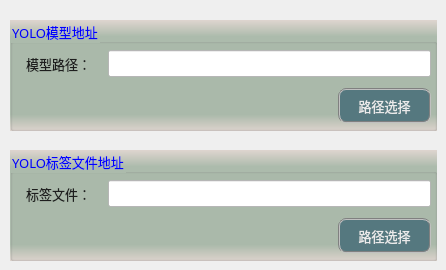
     <widget class="QWidget" name="tab_3">
      <attribute name="title">
       <string>YOLO属性</string>
      </attribute>
      <widget class="QGroupBox" name="groupImage_2">
       <property name="geometry">
        <rect>
         <x>10</x>
         <y>20</y>
         <width>427</width>
         <height>111</height>
        </rect>
       </property>
       <property name="font">
        <font>
         <family>微软雅黑</family>
         <pointsize>10</pointsize>
        </font>
       </property>
       <property name="styleSheet">
        <string notr="true">background-color: qlineargradient(x1:0, y1:0, x2:0, y2:1, stop:0 #dfd5cf, stop: 0.15 #acbbac, stop: 0.85 #acbbac,stop:1 #dfd5cf);
color: rgb(0, 0, 255);</string>
       </property>
       <property name="title">
        <string>YOLO模型地址</string>
       </property>
       <widget class="QLabel" name="label_8">
        <property name="geometry">
         <rect>
          <x>16</x>
          <y>34</y>
          <width>85</width>
          <height>19</height>
         </rect>
        </property>
        <property name="font">
         <font>
          <family>微软雅黑</family>
          <pointsize>10</pointsize>
         </font>
        </property>
        <property name="styleSheet">
         <string notr="true">color: rgb(30, 30, 30);
background: transparent;</string>
        </property>
        <property name="text">
         <string>模型路径：</string>
        </property>
       </widget>
       <widget class="QLineEdit" name="txtImagePath_2">
        <property name="geometry">
         <rect>
          <x>98</x>
          <y>30</y>
          <width>323</width>
          <height>27</height>
         </rect>
        </property>
        <property name="font">
         <font>
          <family>微软雅黑</family>
          <pointsize>10</pointsize>
         </font>
        </property>
        <property name="styleSheet">
         <string notr="true">background-color: rgb(255, 255, 255);</string>
        </property>
        <property name="readOnly">
         <bool>true</bool>
        </property>
       </widget>
       <widget class="QPushButton" name="pushButton">
        <property name="geometry">
         <rect>
          <x>328</x>
          <y>68</y>
          <width>93</width>
          <height>35</height>
         </rect>
        </property>
        <property name="font">
         <font>
          <family>Arial</family>
          <pointsize>10</pointsize>
         </font>
        </property>
        <property name="styleSheet">
         <string notr="true">QWidget{ background-color: rgb(85, 120, 127);}
QWidget{ color: rgb(235, 235, 235);}
QWidget{ border: 2px groove gray;border-radius: 8px;padding: 2px 4px;}
QPushButton:hover{ background-color: rgb(85, 150, 127);}
QPushButton:pressed{background-color: rgb(85, 170, 127);}</string>
        </property>
        <property name="text">
         <string>路径选择</string>
        </property>
       </widget>
      </widget>
      <widget class="QGroupBox" name="groupImage_3">
       <property name="geometry">
        <rect>
         <x>10</x>
         <y>150</y>
         <width>427</width>
         <height>111</height>
        </rect>
       </property>
       <property name="font">
        <font>
         <family>微软雅黑</family>
         <pointsize>10</pointsize>
        </font>
       </property>
       <property name="styleSheet">
        <string notr="true">background-color: qlineargradient(x1:0, y1:0, x2:0, y2:1, stop:0 #dfd5cf, stop: 0.15 #acbbac, stop: 0.85 #acbbac,stop:1 #dfd5cf);
color: rgb(0, 0, 255);</string>
       </property>
       <property name="title">
        <string>YOLO标签文件地址</string>
       </property>
       <widget class="QLabel" name="label_9">
        <property name="geometry">
         <rect>
          <x>16</x>
          <y>34</y>
          <width>85</width>
          <height>19</height>
         </rect>
        </property>
        <property name="font">
         <font>
          <family>微软雅黑</family>
          <pointsize>10</pointsize>
         </font>
        </property>
        <property name="styleSheet">
         <string notr="true">color: rgb(30, 30, 30);
background: transparent;</string>
        </property>
        <property name="text">
         <string>标签文件：</string>
        </property>
       </widget>
       <widget class="QLineEdit" name="txtImagePath_3">
        <property name="geometry">
         <rect>
          <x>98</x>
          <y>30</y>
          <width>323</width>
          <height>27</height>
         </rect>
        </property>
        <property name="font">
         <font>
          <family>微软雅黑</family>
          <pointsize>10</pointsize>
         </font>
        </property>
        <property name="styleSheet">
         <string notr="true">background-color: rgb(255, 255, 255);</string>
        </property>
        <property name="readOnly">
         <bool>true</bool>
        </property>
       </widget>
       <widget class="QPushButton" name="btnSelectImage_3">
        <property name="geometry">
         <rect>
          <x>328</x>
          <y>68</y>
          <width>93</width>
          <height>35</height>
         </rect>
        </property>
        <property name="font">
         <font>
          <family>Arial</family>
          <pointsize>10</pointsize>
         </font>
        </property>
        <property name="styleSheet">
         <string notr="true">QWidget{ background-color: rgb(85, 120, 127);}
QWidget{ color: rgb(235, 235, 235);}
QWidget{ border: 2px groove gray;border-radius: 8px;padding: 2px 4px;}
QPushButton:hover{ background-color: rgb(85, 150, 127);}
QPushButton:pressed{background-color: rgb(85, 170, 127);}</string>
        </property>
        <property name="text">
         <string>路径选择</string>
        </property>
       </widget>
      </widget>
     </widget>
